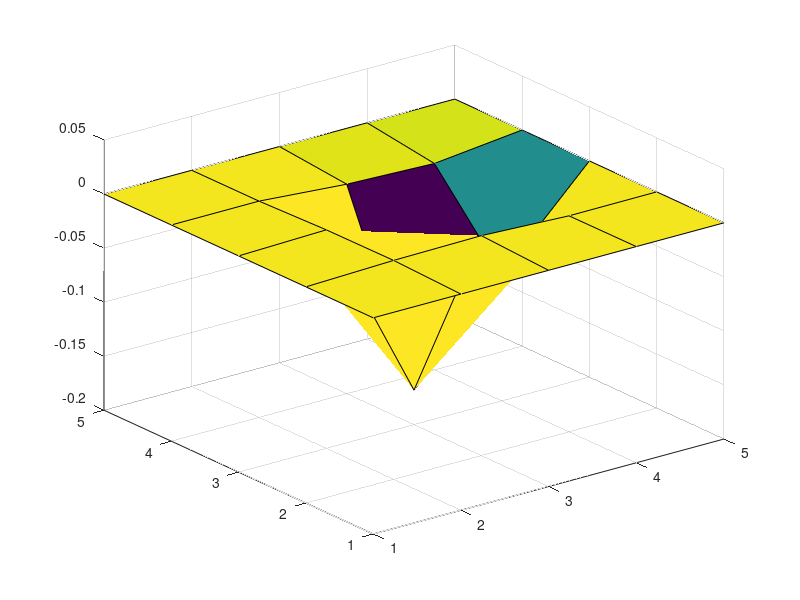

This chart was generated by the following MATLAB code:
%% Question 1 part b. Analysis of thin plate using CPT elements
clc                                             %clears screeen
clear all                                       %clears workspace

%% Meshing
x=4;                                            %Number f nodes along x-axis
y=4;                                            %Number of nodes along y-axis
nne = 4;                                        %Numeber of nodes per element
dofn = 5;                                       %Degrees of freedom per node
ne = x*y;                                       %Number of elements
nn = (x+1)*(y+1);                               %Number of nodes
dofe = nne*dofn;                                %Degrees of freedom per element
tdof = dofn*nn;                                 %Total Degrees of Freedom
NCONN=zeros(ne,nne);                            %Declarin NCONN
count=1;
for a=1:y
    for i=1:x
        if a==1
            NCONN(count,:)= [i,i+1,x+i+2,x+i+1];
        else
            NCONN(count,:)= [x*a+i-1,x*a+i,x*a+i-1+x+2,x*a+i+x+1];
        end
        count=count+1;
    end
end
CONN=zeros(ne,dofe);                            %Connectivity Matrix
for i=1:ne
    for j=1:nne
        for k=1:dofn
            CONN(i,(j-1)*5+k) = (NCONN(i,j)-1)*5+k;
        end
    end
end
coord = zeros(nn,2);                             %declaring coord matrix
count2=1;
for i=1:y+1
    for j=1:x+1
        coord(count2,:)=[(i-1),(j-1)];
        count2=count2+1;
    end
end

%% Geometry and Material Properties
E = 200E09;                                     %Young's modulus
nu = 0.3;                                       %Poisson's ratio
t = 2.5E-03;                                    %thickness of plate
lx = 0.254/2;                                     %length of element in x-direction
ly = 0.254/2;                                     %ength of element in y-direction
P = 445;                                        %Point load

%% Assembly of element stiffness matrices
% 4 point formula
Gp=[-0.8611 -0.3399 0.3399 0.8611];             %Gauss Points
W=[0.3478 0.652 0.652 0.3478];

p=size(Gp,2);                                   %No. of columns in Gp
q=size(Gp,2);
D=(E/(1-nu^2))*[1 nu 0;nu 1 0;0 0 (1-nu)/2];
KG=zeros(tdof,tdof);
FG = zeros(tdof,1);
for i=1:ne                                      %Membrane stiffness
    de=[coord(NCONN(i,1),1),coord(NCONN(i,1),2);coord(NCONN(i,2),1),coord(NCONN(i,2),2);coord(NCONN(i,3),1),coord(NCONN(i,3),2);coord(NCONN(i,4),1),coord(NCONN(i,4),2)];
    kme=zeros(dofe,dofe);
    kbe=zeros(dofe,dofe);
    Kb=zeros(dofe);
    Fe = zeros(dofe,1);
    for k = 1:p
        for l = 1:q
            e=Gp(k);    % Taking Gauss points into e and n
            n=Gp(l);

            phi = 0.25*[(1-e)*(1-n), (1+e)*(1-n), (1+e)*(1+n), (1-e)*(1+n)];
            phi_z = 0.25*[-(1-n), (1-n), (1+n), -(1+n)];
            phi_n = 0.25*[-(1-e), -(1+e), (1+e), (1-e)];
            X = [de(1,1); de(2,1); de(3,1); de(4,1)];
            Y = [de(1,2); de(2,2); de(3,2); de(4,2)];


            %Membrane stiffness matrix
            x_z=0.25*[-(1-n), (1-n), (1+n), -(1+n)]*X;   
            x_n=0.25*[-(1-e), -(1+e), (1+e), (1-e)]*X;
            y_z=0.25*[-(1-n), (1-n), (1+n), -(1+n)]*Y;
            y_n=0.25*[-(1-e), -(1+e), (1+e), (1-e)]*Y;
            
            J=x_z*y_n-x_n*y_z;
            phi_x = y_n/J*phi_z-y_z/J*phi_n;
            phi_y = -x_n/J*phi_z+x_z/J*phi_n;
            Bme = zeros(3,dofe);
            for a=1:nne
                Bme(1,5*a-4) = phi_x(1,a);
                Bme(2,5*a-3) = phi_y(1,a);
                Bme(3,5*a-3) = phi_x(1,a);
                Bme(3,5*a-4) = phi_y(1,a);
            end
            kme =t*Bme'*D*Bme*J*W(k)*W(l)+kme;                      %Membrane element stiffness matrix

            %bending stiffness matrix
            A = [1,-1,-1,1,1,1,-1,-1,-1,-1,1,1; 1,1,-1,1,-1,1,1,-1,1,-1,-1,-1; 1,1,1,1,1,1,1,1,1,1,1,1; 1,-1,1,1,-1,1,-1,1,-1,1,-1,-1; 0,1/lx,0,-2/lx,-1/lx,0,3/lx,2/lx,1/lx,0,-3/lx,-1/lx; 0,1/lx,0,2/lx,-1/lx,0,3/lx,-2/lx,1/lx,0,-3/lx,-1/lx; 0,1/lx,0,2/lx,1/lx,0,3/lx,2/lx,1/lx,0,3/lx,1/lx; 0,1/lx,0,-2/lx,1/lx,0,3/lx,-2/lx,1/lx,0,3/lx,1/lx; 0,0,1/ly,0,-1/ly,-2/ly,0,1/ly,2/ly,3/ly,-1/ly,-3/ly; 0,0,1/ly,0,1/ly,-2/ly,0,1/ly,-2/ly,3/ly,1/ly,3/ly; 0,0,1/ly,0, 1/ly,2/ly,0,1/ly,2/ly,3/ly,1/ly,3/ly; 0,0,1/ly,0,-1/ly,2/ly,0,1/ly,-2/ly,3/ly,-1/ly,-3/ly];
            Psi = [1,e,n,e^2,e*n,n^2,e^3,e^2*n,e*n^2,n^3,e^3*n,e*n^3];
            Psi_z = [0,1,0,2*e,n,0,3*e^2,2*e*n,n^2,0,3*e^2*n,n^3];
            Psi_n = [0,0,1,0,e,2*n,0,2*e^2,2*e*n,3*n^2,e^3,3*n^2*e];
            Psi_zz = [0,0,0,2,0,0,6*e,2*n,0,0,6*e*n,0];
            Psi_nn = [0,0,0,0,0,2,0,0,2*e,6*n,0,6*n*e];
            Psi_nz = [0,0,0,0,1,0,0,2*e,2*n,0,3*e^2,3*n^2];
            
            B = Psi/A;                                         %defining Beta matrices
            Jw = [x_z,y_z,0,0,0; x_n,y_n,0,0,0; 0,0,x_z^2,y_z^2,2*x_z*y_z; 0,0,x_n^2,y_n^2,2*x_n*y_n; 0,0,x_n*x_z,y_n*y_z,x_z*y_n+x_n*y_z];
            Psicart = Jw\[Psi_z;Psi_n;Psi_zz;Psi_nn;Psi_nz];
            Bxx = Psicart(3,1:12)/A;
            Byy = Psicart(4,1:12)/A;
            Bxy = Psicart(5,1:12)/A;
            
            Bbe = zeros(3,20);                                  
            for a=1:nne
                Bbe(1,5*a-2) = Bxx(1,3*a-2);
                Bbe(1,5*a-1) = Bxx(1,3*a-1);
                Bbe(1,5*a) = Bxx(1,3*a);
                Bbe(2,5*a-2) = Byy(1,3*a-2);
                Bbe(2,5*a-1) = Byy(1,3*a-1);
                Bbe(2,5*a) = Byy(1,3*a);
                Bbe(3,5*a-2) = 2*Bxy(1,3*a-2);
                Bbe(3,5*a-1) = 2*Bxy(1,3*a-1);
                Bbe(3,5*a) = 2*Bxy(1,3*a);
            end
            
            kbe = t^3/12*Bbe'*D*Bbe*J*W(k)*W(l)+kbe;                 %Bending element stiffness matrix

            %load vector
            %{
            Load = zeros(dofe,1);
            Loading= A\Psi';
            for a=1:nne
                Load(5*a-2,1) = Loading(3*a-2,1);
                Load(5*a-1,1) = Loading(3*a-1,1);
                Load(5*a,1) = Loading(3*a,1);
            end
            %Fe=Load*q0*J*W(k)*W(l);
            %}
        end
    end
    Ke=kme+kbe;
    %Fe(63,1) = t*                                               le/2*[0; 0; Tx(i); 0; Tx(i); 0; 0; 0]; 
    for j=1:dofe
        for k=1:dofe
          KG(CONN(i,j),CONN(i,k))=KG(CONN(i,j),CONN(i,k))+Ke(j,k);
        end
        %FG(CONN(i,j),1)=FG(CONN(i,j),1)+Fe(j,1);
    end
end
FG(63,1)=445;

%% Preparing matrices for reaction force analysis
FGR = FG;
KGR = KG;
UGR = zeros(tdof,1);


%% Application of Boundary conditions
c=1;                                                                %element number count
cc=1;                                                               %Boundary element index
boundary=zeros(2*(x+y)+5,1);
for i=1:y+1
    for j=1:x+1
        if i==1 && j==1 
            boundary(cc:cc+4,1)=[5*c-4;5*c-3;5*c-2;5*c-1;5*c];
            cc=cc+5;
        elseif i==y+1 && j==1
            boundary(cc:cc+4,1)=[5*c-4;5*c-3;5*c-2;5*c-1;5*c];
            cc=cc+5;
        elseif i==1 && j==x+1
            boundary(cc:cc+4,1)=[5*c-4;5*c-3;5*c-2;5*c-1;5*c];
            cc=cc+5;
        elseif i==y+1  && j==x+1
            boundary(cc:cc+4,1)=[5*c-4;5*c-3;5*c-2;5*c-1;5*c];
            cc=cc+5;
        elseif i==1 || i==y+1
            boundary(cc:cc+4,1)=[5*c-4;5*c-3;5*c-2;5*c-1;5*c];
            cc=cc+5;
        elseif j==1 || j==x+1
            boundary(cc:cc+4,1)=[5*c-4;5*c-3;5*c-2;5*c-1;5*c];
            cc=cc+5;
        end
        c=c+1;
    end
end
%boundary=[1,2,3,4,5,6,7,8,9,10,11,12,13,14,15,16,17,18,19,20,16,17,18,19,30,31,32,33,34,35,36,37,38,39,40,41,42,43,44,45];
for kk=boundary
    KG(kk,:) = [];
    KG(:,kk) = [];
    FG(kk,:) = [];
end


%% Solving 
UG=KG\FG;

%% Post Processing
count1=1;
count2=1;
for jj=1:tdof
    if jj==boundary(count1)
        count1=count1+1;
    else
        UGR(jj)=UG(count2);
        count2=count2+1;
    end
end

ca=1;
zcoord=zeros(x+1,y+1);
for a=1:y+1
    for b=1:x+1
        zcoord(a,b)=UGR(5*ca-2);
        ca=ca+1;
    end
end



%% Output
disp('The maximum vertical deflection of the plate is (in m)')
disp(abs(UG(23)))

surf(zcoord)
